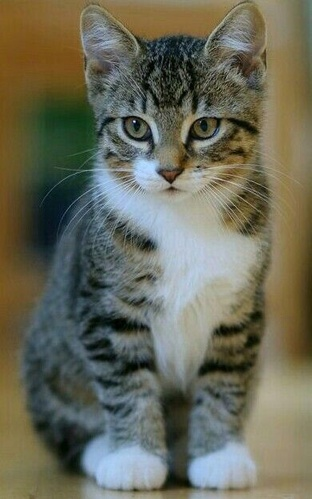
#> input picture TASK_1/cat_image.jpg, 312 x 499 px, shrunk from 391 x 625 before the run
$ jupyter execute 'task_1 2.ipynb'
#> lines starting #> are read from the running program, lines starting #| are printed output that depends on the picture
[cell 1]
from PIL import Image
import numpy as np
import matplotlib.pyplot as plt

[cell 2]
color_image=Image.open('cat_image.jpg').convert('RGB')
#> color_image is the input picture: PIL image 312x499 RGB; mean R, G, B 105.9, 106.3, 89.6
print('image size',color_image.size)
#| image size (312, 499)
print('mode',color_image.mode)
#| mode RGB

[cell 3]
plt.figure(figsize=(8,6))
plt.imshow(color_image)
plt.title('original image')
plt.axis('off')
plt.show()

[cell 4]
gray_image=color_image.convert('L')
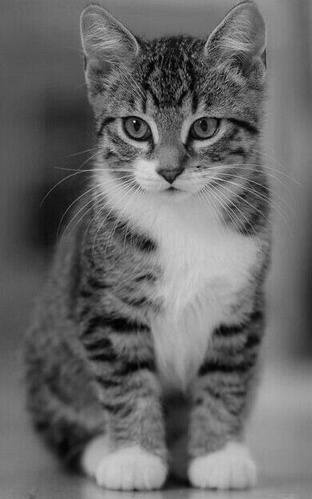
#> gray_image: PIL image 312x499 L; min 1, max 245, mean 104.3

[cell 5]
plt.figure(figsize=(8,6))
plt.imshow(gray_image,cmap='gray')
plt.title('Gray Scale Image')
plt.axis('off')
plt.show()

[cell 6]
gray_pixel=np.array(gray_image)
print('matrix shape:',gray_pixel.shape)
#| matrix shape: (499, 312)
print(gray_pixel)
#> (printed output is left out)

[cell 7]
height,width=gray_pixel.shape
#> height = 499; width = 312
center_y=height//2
#> center_y = 249
center_x=width//2
#> center_x = 156
pixel_block=gray_pixel[center_y-5:center_y+5,
                       center_x-5:center_x+5

]
print(pixel_block)
#| [[ 33  72  75  79 109 119 128 153 167 158]
#|  [ 66  54  49  78 100 107 131 152 159 160]
#|  [ 80  37  34  79  92  95 133 148 150 165]
#|  [ 62  44  37  88 101  93 127 140 152 167]
#|  [ 61  41  64  82  82 104 151 145 153 168]
#|  [ 72  58  88  88  89 123 145 137 160 165]
#|  [ 92  87  99  98 107 137 146 140 160 167]
#|  [110 109 102 114 127 137 151 147 157 169]
#|  [115 116 118 128 137 136 151 149 159 167]
#|  [119 124 134 129 140 139 152 157 158 167]]

[cell 8]
plt.figure(figsize=(8, 8))

plt.imshow(
    pixel_block,
    cmap="gray",
    vmin=0,
    vmax=255
)

for row in range(pixel_block.shape[0]):
    for column in range(pixel_block.shape[1]):
        value = pixel_block[row, column]

        plt.text(
            column,
            row,
            str(value),
            ha="center",
            va="center"
        )

plt.title("10 × 10 Grayscale Pixel Values")
plt.xticks(range(pixel_block.shape[1]))
plt.yticks(range(pixel_block.shape[0]))
plt.show()
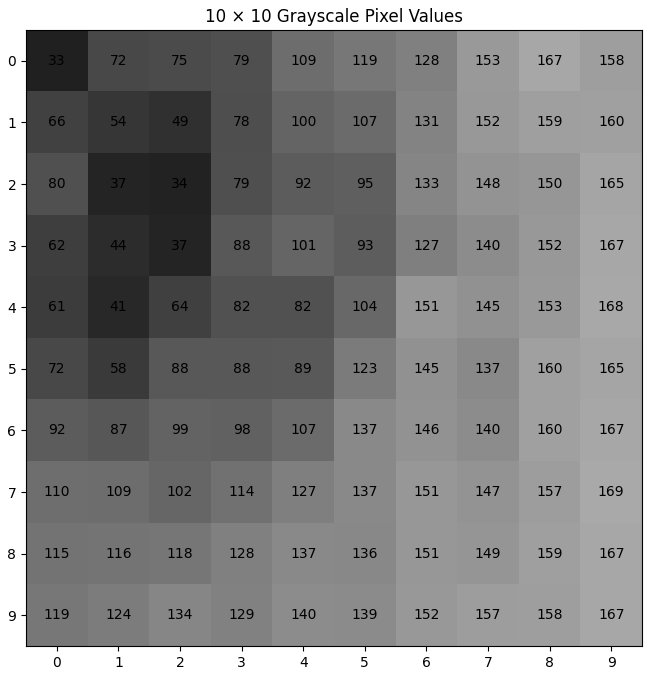
#> figure drawn by matplotlib, 1 panel

[cell 9]
screenshot_image=Image.open('screenshot_cat.jpg').convert('RGB')
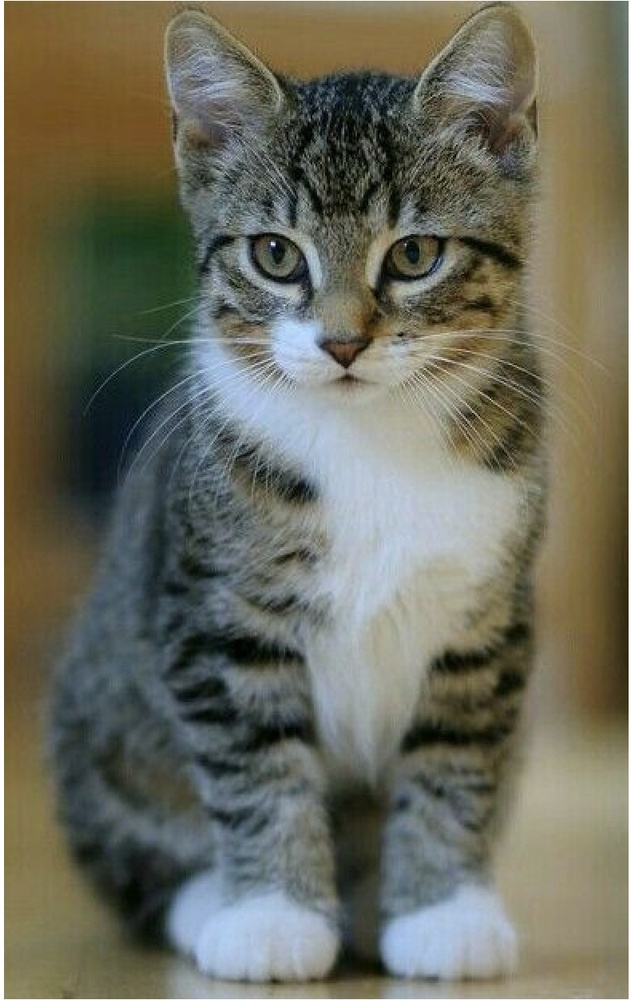
#> input picture TASK_1/screenshot_cat.jpg, 631 x 1000 px, shrunk from 790 x 1252 before the run
#> screenshot_image is the input picture: PIL image 631x1000 RGB; mean R, G, B 108, 108, 93.7

[cell 10]
print('screenshot size',screenshot_image.size)
#| screenshot size (631, 1000)
print('shape:',screenshot_image.mode)
#| shape: RGB

[cell 11]
plt.figure(figsize=(8,6))
plt.imshow(screenshot_image)
plt.title('Screenshot Image')
plt.axis('off')
plt.show()

[cell 12]
screenshot_gray = screenshot_image.convert("L")
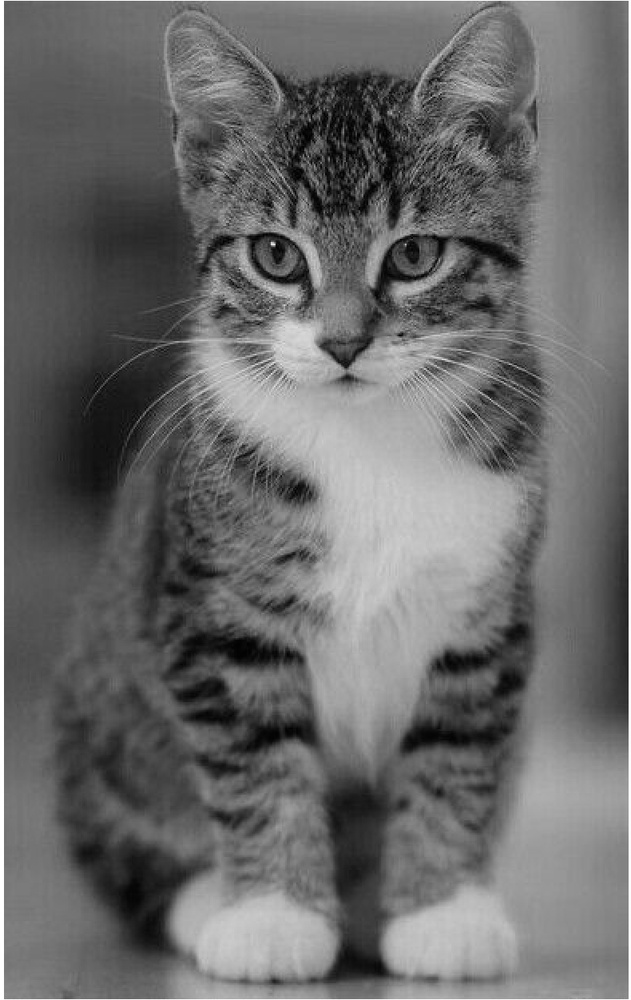
#> screenshot_gray: PIL image 631x1000 L; min 0, max 255, mean 106.4

plt.figure(figsize=(8, 6))
plt.imshow(screenshot_gray, cmap="gray")
plt.title("Grayscale Screenshot")
plt.axis("off")
plt.show()

[cell 13]
screenshot_pixels = np.array(screenshot_gray)

print("Screenshot pixel matrix shape:", screenshot_pixels.shape)
#| Screenshot pixel matrix shape: (1000, 631)
print(screenshot_pixels)
#> (printed output is left out)

[cell 14]
screenshot_height, screenshot_width = screenshot_pixels.shape
#> screenshot_height = 1000; screenshot_width = 631

screenshot_center_y = screenshot_height // 2
#> screenshot_center_y = 500
screenshot_center_x = screenshot_width // 2
#> screenshot_center_x = 315

screenshot_block = screenshot_pixels[
    screenshot_center_y - 5:screenshot_center_y + 5,
    screenshot_center_x - 5:screenshot_center_x + 5
]

print(screenshot_block)
#| [[ 41  32  67  85 109  97  86  99 111 133]
#|  [ 48  48  74  86  96  93  92 101 116 143]
#|  [ 47  61  74  83  89  91  91 106 123 153]
#|  [ 48  77  84  81  76  81  88 115 136 168]
#|  [ 63  99  85  83  81  94 105 129 134 149]
#|  [ 73 105  93  90  87  98 109 136 138 146]
#|  [ 83 105  92  95  97 106 114 139 144 151]
#|  [ 93 105 102 104 111 116 121 139 145 152]
#|  [103 107 107 109 118 124 129 142 146 152]
#|  [109 109 114 117 130 130 132 138 145 152]]

[cell 15]
plt.figure(figsize=(8, 8))

plt.imshow(
    screenshot_block,
    cmap="gray",
    vmin=0,
    vmax=255
)

for row in range(screenshot_block.shape[0]):
    for column in range(screenshot_block.shape[1]):
        value = screenshot_block[row, column]

        plt.text(
            column,
            row,
            str(value),
            ha="center",
            va="center"
        )

plt.title("10 × 10 Screenshot Pixel Values")
plt.xticks(range(screenshot_block.shape[1]))
plt.yticks(range(screenshot_block.shape[0]))
plt.show()
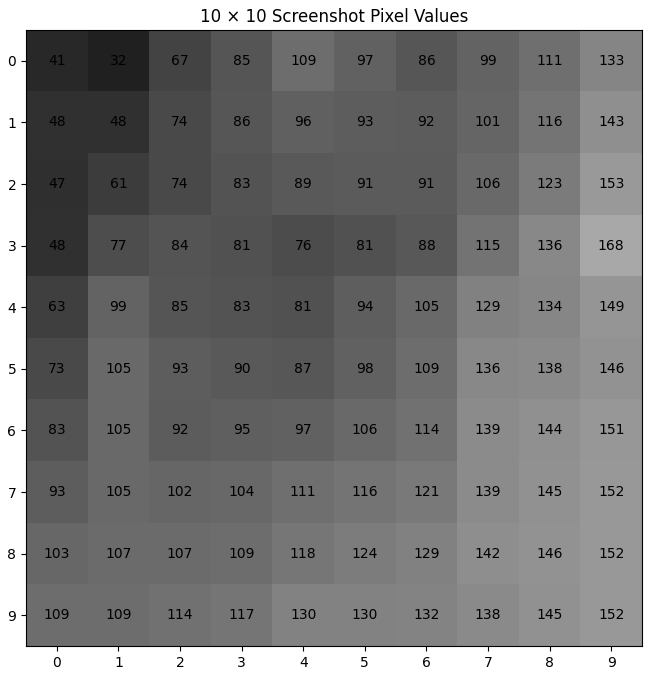
#> figure drawn by matplotlib, 1 panel
